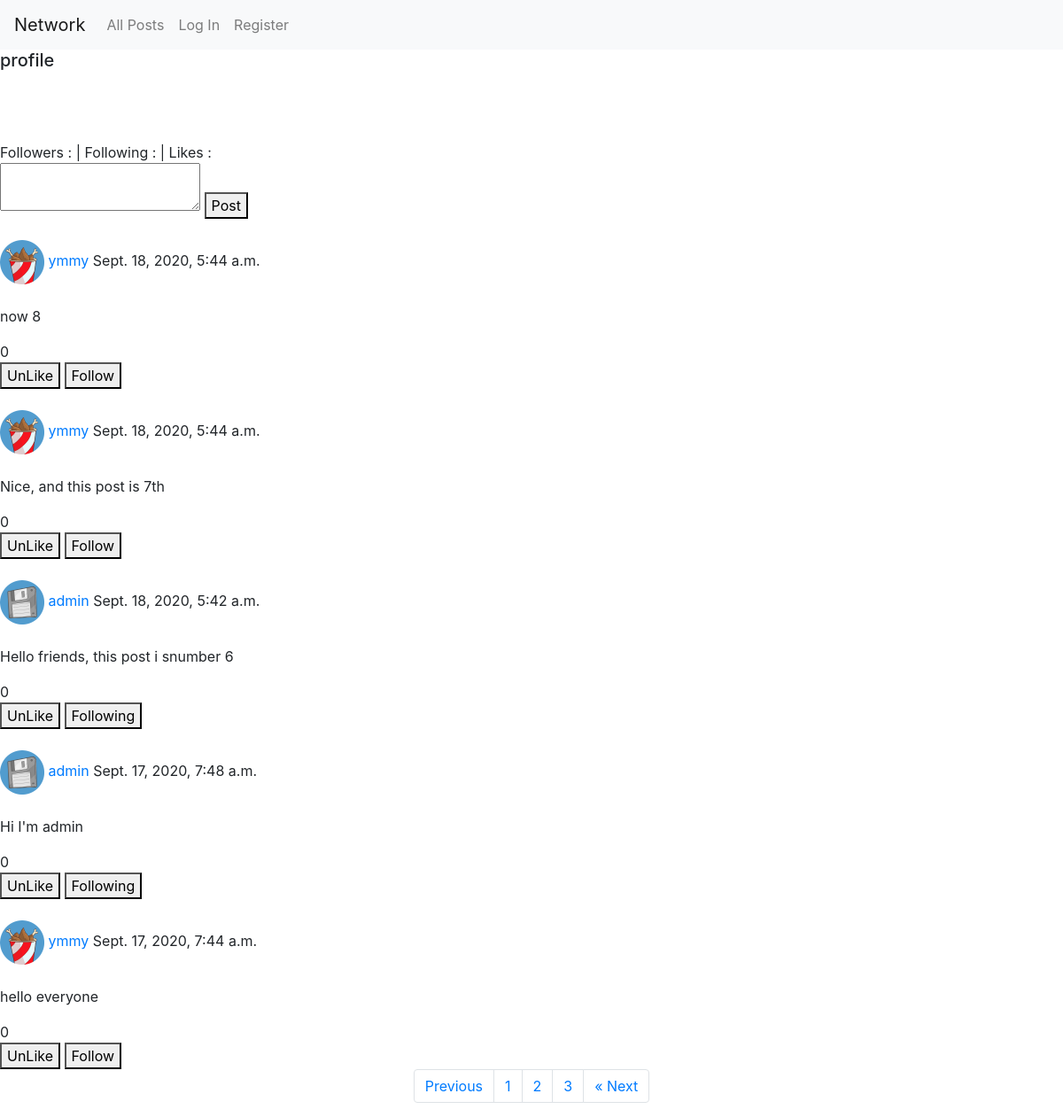
Screenshot of /?page=2 with the database file from the repository.
### network/models.py (models this page shows)
class User(AbstractUser):
    avatar = models.TextField(default="avatar_bucket.png")
    like_count = models.PositiveSmallIntegerField(default=0, blank=True, null=True)
    followers = models.ManyToManyField("User", related_name="followers_id")
    following = models.ManyToManyField("User", related_name="following_id")
    pass

class Post(models.Model):
    username = models.ForeignKey("User", on_delete=models.CASCADE, related_name="user")
    like_count = models.PositiveSmallIntegerField(default=0, blank=True, null=True)
    liked_user_count = models.ManyToManyField("Post", related_name="liked_id")
    body = models.TextField(blank=True)
    timestamp = models.DateTimeField(auto_now_add=True)

### network/views.py (the view)
# urls.py: path("", views.index, name="index"),
def index(request):
    posts = Post.objects.all().order_by("-timestamp").all()
    users = User.objects.all()
    liked = Post.objects.filter(
            liked_user_count=request.user.id
        ).all().values()
    liked_posts = []
    for i in range(len(liked)):
        liked_posts.append(liked[i]["id"])
    following = User.objects.filter(
            followers=request.user.id
        ).all().values()
    print(following)
    following_users = []
    for i in range(len(following)):
        following_users.append(following[i]["id"])
    print(following_users)
    paginator = Paginator(posts, 5)
    page_number = request.GET.get('page')
    page_obj = paginator.get_page(page_number)
    return render(request, "network/index.html", {'posts': posts, "users": users,'page_obj': page_obj, 'liked_posts': liked_posts, 'following_users' : following_users})

### network/templates/network/index.html (shortened to what this page needs)
{% extends "network/layout.html" %}
{% block body %}
<section>
    <h5>profile</h5>
    <img id="profile_avatar" width="50px" src="../../static/network/img/avatars/{{ user.avatar }}" alt=""> <br>
    <a href="/profile/{{ user.id }}"> {{ user.username }} </a> <br>
    {{ user.email }} <br>
    Followers : {{ user.followers.count }} | Following : {{ user.following.count }} | Likes : {{ user.like_count }}<br>
</section>
    <form>
        <textarea id="textarea"></textarea>
        <button id="new_post" type="submit">Post</button>
    </form>
    <div class="posts">
        {% for post in page_obj %}
            <div class="post">
                {% for profile in users %}
                    {% if post.username_id == profile.id  %}
                        <br>
                        <img width="50px" src="../../static/network/img/avatars/{{ profile.avatar }}" alt="">
                    {% endif %}
                {% endfor %}
                <a class="profile_link" href="/profile/{{ post.username_id }}"> {{ post.username }} </a>
                {{ post.timestamp }}
                <br>
                <br>
                <p>{{ post.body }}</p>
                <span id="like_for_{{ post.id }}">{{ post.liked_user_count.all.count }}</span>
                {% if post.id in liked_posts %}
                    <button class="unlike_button" data-page = "{{ post.id }}">UnLike</button>
                {% else %}
                    <button class="like_button" data-page = "{{ post.id }}">Like</button>
                {% endif %}
                {% if post.username_id == user.id %}
                    {% else %}
                        {% if post.username_id in following_users %}
                            <button class="unfollow_button" data-page = "{{ post.username_id }}">Following</button>
                        {% else %}
                            <button class="follow_button" data-page = "{{ post.username_id }}">Follow</button>
                        {% endif %}
                    {% endif %}
                <br>
            </div>
        {% endfor %}
        <nav aria-label="Page navigation example">
            <ul class="pagination justify-content-center">
                {% if page_obj.has_previous %}
                    <li class="page-item">
                        <a class="page-link" href="?page={{ page_obj.previous_page_number }}" tabindex="-1" aria-disabled="true">Previous</a>
                    </li>
                {% else %}
                <li class="page-item disabled">
                    <a class="page-link" href="#" tabindex="-1" aria-disabled="true">Previous</a>
                </li>
                {% endif %}
                {% for page in page_obj.paginator.page_range %}
                    <li class="page-item"><a class="page-link" href="?page={{ page }}">{{ page }}</a></li>
                {% endfor %}
                {% if page_obj.has_next %}
                    <li class="page-item">
                        <a class="page-link" href="?page={{ page_obj.next_page_number }}" tabindex="-1" aria-disabled="true">&laquo; Next</a>
                    </li>
                {% else %}
                <li class="page-item disabled">
                    <a class="page-link" href="#" tabindex="-1" aria-disabled="true">&laquo; Next</a>
                </li>
                {% endif %}
            </ul>
        </nav>
    </div>
{% endblock %}

### rows the page displays
Post: username "ymmy", timestamp "Sept. 18, 2020, 5:44 a.m.", body "now 8", liked_user_count.all.count "0"
User: avatar (picture)
Post: username "ymmy", timestamp "Sept. 18, 2020, 5:44 a.m.", body "Nice, and this post is 7th", liked_user_count.all.count "0"
Post: username "admin", timestamp "Sept. 18, 2020, 5:42 a.m.", body "Hello friends, this post i snumber 6", liked_user_count.all.count "0"
User: avatar (picture)
Post: username "admin", timestamp "Sept. 17, 2020, 7:48 a.m.", body "Hi I'm admin", liked_user_count.all.count "0"
Post: username "ymmy", timestamp "Sept. 17, 2020, 7:44 a.m.", body "hello everyone", liked_user_count.all.count "0"

### other values shown
{{ page }} "1" "2" "3"
